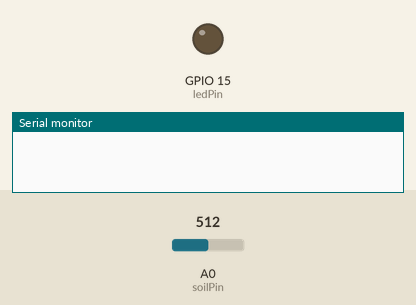
Simulated run of this sketch. Board: ESP8266 (NodeMCU). Parts: output pins drawn as LEDs (lit = HIGH), the last lines printed to the serial monitor. The test bench sets the inputs (shaded band); at power-on: A0 (soilPin) = 512. WiFi joins after 1.5 s; servers stay silent unless stated; the local clock reads 2024-03-15 10:24:30 at power-on unless the sketch sets it.

Above: at 0.1 s.
At 2.1 s:
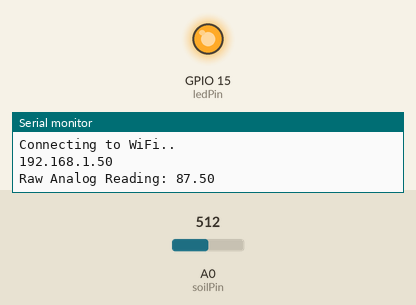
Timing chart, 0 to 3.6 s (numbered marks = the images above):
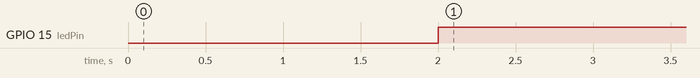

The sketch:

iot_realtime_esp32.ino
```cpp
#include <Arduino.h>
#ifdef ESP32
#include <WiFi.h>
#include <Firebase_ESP_Client.h>
#elif defined(ESP8266)
#include <ESP8266WiFi.h>
#endif

//Provide the token generation process info.
#include "addons/TokenHelper.h"
//Provide the RTDB payload printing info and other helper functions.
#include "addons/RTDBHelper.h"

const char* ssid = "KERALAVISION 2";
const char* password = "PERIAPURATHU@2022";
#define DATABASE_URL "iot-soil-moisture-a01d1-default-rtdb.asia-southeast1.firebasedatabase.app"
#define API_KEY "AIzaSyDm_4T2Ipv4CJio1sx1-iXlKbmgr-QqB4I"

const char* USER_EMAIL = "example@gmail.com";
const char* USER_PASSWORD = "123456";

const int soilPin = A0; // Define GPIO pin 15 for analog input (ADC channel A3)
const int ledPin = 15;   // GPIO pin number for relay control
int ledCount = 0;       // Counter for LED activations
bool ledOn = false;     // Flag to track LED state
const int MAX_READINGS = 5; // Maximum number of moisture readings to store per month
float moistureReadings[MAX_READINGS]; // Array to store moisture readings

#ifdef ESP32
FirebaseData fbdo;
FirebaseAuth auth;
FirebaseConfig config;
unsigned long sendDataPrevMillis = 0;
int count = 0;
bool signupOK = false;

void setup() {
  Serial.begin(115200);
  WiFi.begin(ssid, password);
  Serial.print("Connecting to Wi-Fi");
  while (WiFi.status() != WL_CONNECTED) {
    Serial.print(".");
    delay(300);
  }
  Serial.println();
  Serial.print("Connected with IP: ");
  Serial.println(WiFi.localIP());
  Serial.println();

  config.api_key = API_KEY;
  config.database_url = DATABASE_URL;

  if (Firebase.signUp(&config, &auth, "", "")) {
    Serial.println("ok");
    signupOK = true;
  } else {
    Serial.printf("%s\n", config.signer.signupError.message.c_str());
  }

  auth.user.email = USER_EMAIL;
  auth.user.password = USER_PASSWORD;

  config.token_status_callback = tokenStatusCallback; //see addons/TokenHelper.h
  Firebase.begin(&config, &auth);
  Firebase.reconnectWiFi(true);
}

void loop() {
  unsigned long currentMillis = millis(); // Declare currentMillis variable
  if (Firebase.ready() && signupOK && (currentMillis - sendDataPrevMillis > 1000 || sendDataPrevMillis == 0)) {
    sendDataPrevMillis = currentMillis;

    int sensor_analog = analogRead(soilPin);
    Serial.print("Raw Analog Reading: ");
    float moisturePercentage = (100.0 - ((float)sensor_analog / 4095.0) * 100.0);
    Serial.println(moisturePercentage);

    if (Firebase.RTDB.setFloat(&fbdo, "moisturePercentage", moisturePercentage)) {
      Serial.println("PASSED: Moisture Percentage");
      Serial.println("PATH: " + fbdo.dataPath());
      Serial.println("TYPE: " + fbdo.dataType());
    } else {
      Serial.println("FAILED: Moisture Percentage");
      Serial.println("REASON: " + fbdo.errorReason());
    }

    if (Firebase.RTDB.setInt(&fbdo, "ledCount", ledCount)) {
      Serial.println("PASSED: LED Count");
      Serial.println("PATH: " + fbdo.dataPath());
      Serial.println("TYPE: " + fbdo.dataType());
    } else {
      Serial.println("FAILED: LED Count");
      Serial.println("REASON: " + fbdo.errorReason());
    }

    if (moisturePercentage > 10.0 && !ledOn) {
      digitalWrite(ledPin, HIGH); // Turn on LED if moisture is greater than 50%
      ledCount++; // Increment LED count
      ledOn = true; // Set LED state flag
    } else if (moisturePercentage < 5.0 && ledOn) {
      digitalWrite(ledPin, LOW);  // Turn off LED if moisture is not greater than 50%
      ledOn = false; // Reset LED state flag
    }
  }
}
#else
void setup() {
  Serial.begin(9600);
  pinMode(ledPin, OUTPUT);

  WiFi.begin(ssid, password);
  while (WiFi.status() != WL_CONNECTED) {
    delay(1000);
    Serial.println("Connecting to WiFi..");
  }
  Serial.println(WiFi.localIP());

  // Configure NTP time synchronization
  configTime(0, 0, "pool.ntp.org", "time.nist.gov");
}

void loop() {
  int sensor_analog = analogRead(soilPin);
  Serial.print("Raw Analog Reading: ");
  float moisturePercentage = (100.0 - ((float)sensor_analog / 4095.0) * 100.0);
  Serial.println(moisturePercentage);
  // Shift the existing moisture readings to the right
  for (int i = MAX_READINGS - 1; i > 0; i--) {
    moistureReadings[i] = moistureReadings[i - 1];
  }
  // Store the latest moisture reading
  moistureReadings[0] = moisturePercentage;

  if (moisturePercentage > 10.0 && !ledOn) {
    digitalWrite(ledPin, HIGH); // Turn on LED if moisture is greater than 50%
    ledCount++; // Increment LED count
    ledOn = true; // Set LED state flag
  } else if (moisturePercentage < 5.0 && ledOn) {
    digitalWrite(ledPin, LOW);  // Turn off LED if moisture is not greater than 50%
    ledOn = false; // Reset LED state flag
  }

  delay(1000);
}
#endif
```

Measured:
- by itself, GPIO 15 (ledPin): LOW → HIGH at 2.0 s
